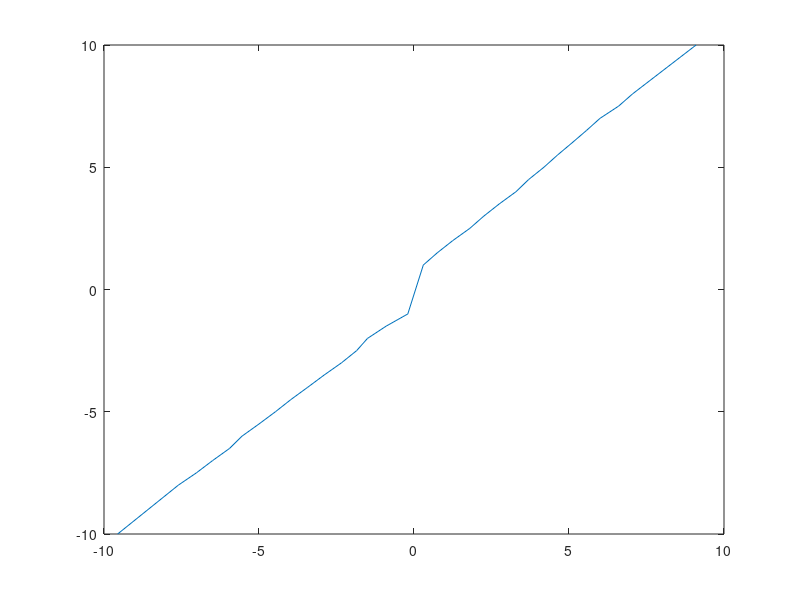
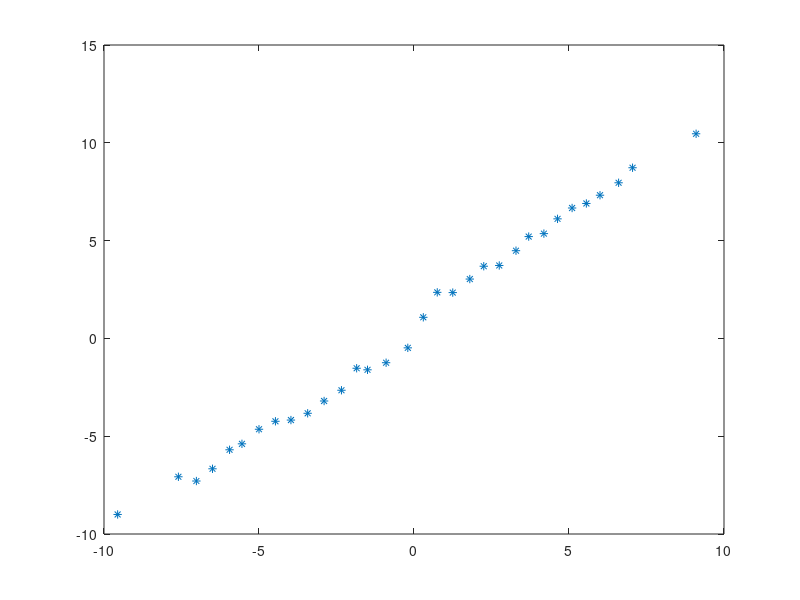

Recreate these plots in MATLAB, in order.
hold off

clear all

close all

%Definición de los valores independiantes de X

x = [-9.56 -7.6 -7.02 -6.5 -5.95 -5.55 -5 -4.47 -3.97 -3.43 -2.9 -2.34 -1.85 -1.5 -0.9 -0.2 0.3 0.75 1.25 1.8 2.25 2.75 3.29 3.7 4.19 4.63 5.1 5.56 6 6.6 7.05 9.1];
y = [-10 -8 -7.5 -7 -6.5 -6 -5.5 -5 -4.5 -4 -3.5 -3 -2.5 -2 -1.5 -1 1 1.5 2 2.5 3 3.5 4 4.5 5 5.5 6 6.5 7 7.5 8 10];



%Generación de datos para comprobación del funcionamiento






plot(x,y)

figure



%introducción de aleatoriedad en los datos

ruidox=rand(size(x));


plot(x,y+ruidox,'*')

%aproximación por mínimos cuadrados

hold on

unos=ones(1,length(x));
%se cambia A=[unos' x] por A=[unos' x']
A=[unos' x']
%se cambia U=(inv(A'*A)*A')*y por U=(inv(A'*A)*A')*y'
U=(inv(A'*A)*A')*y'



%como puede comprobarse a pesar del ruido el

%algoritmo recuperó a (m) y a (b)
